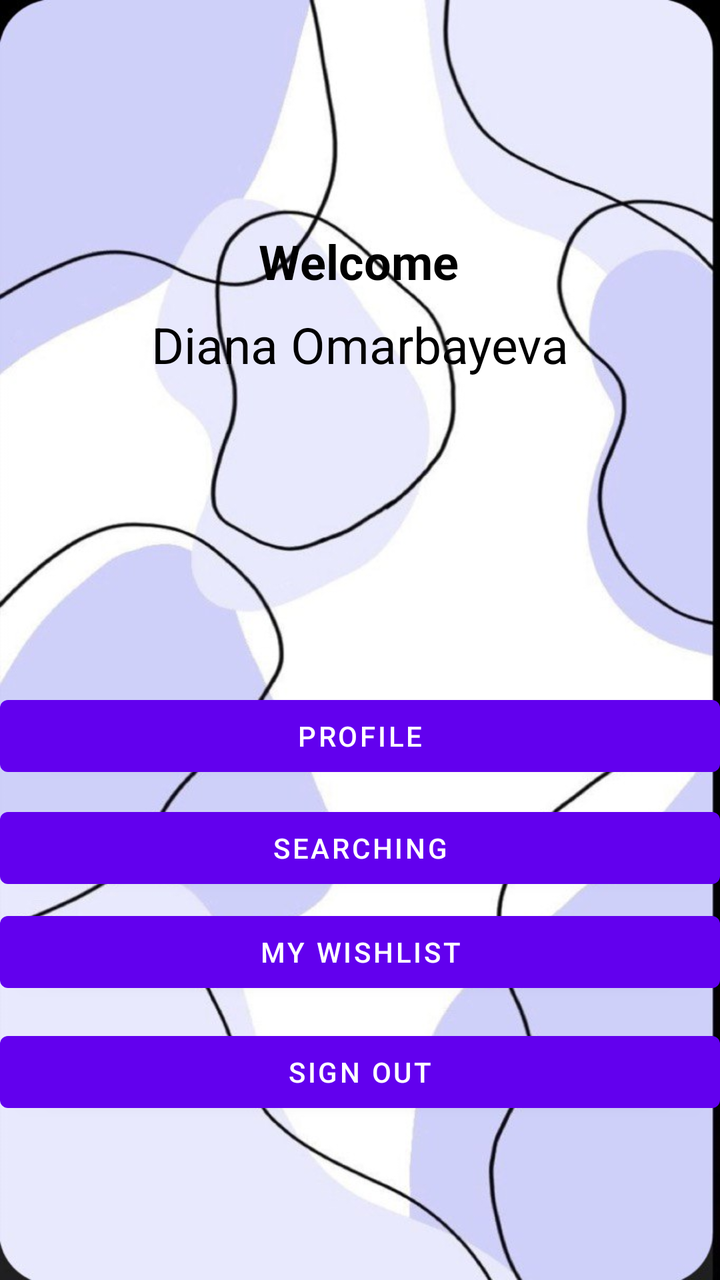
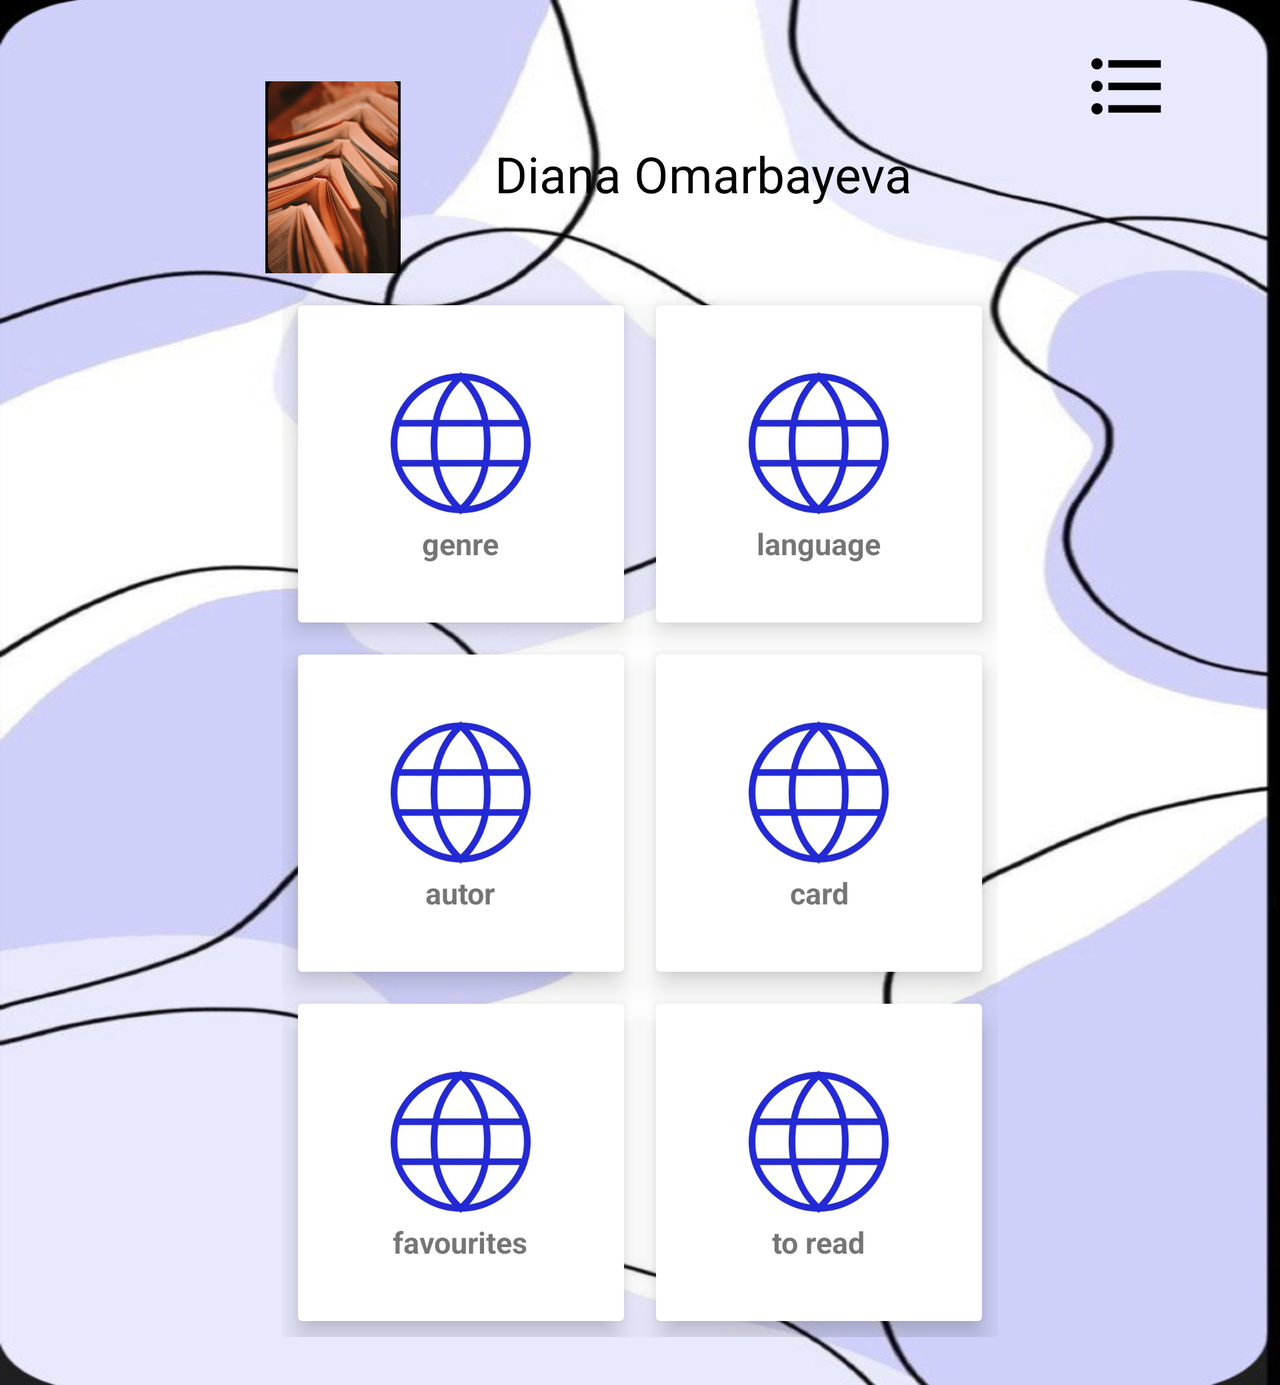

First picture: res/layout/ on a phone held upright. Second picture: the repository's own variant of that layout, on a device whose configuration matches the variant's folder. Source for both follows.
<!-- AndroidManifest.xml: application theme Theme.NewFinal -->
<!-- res/layout/options_genre.xml -->
<?xml version="1.0" encoding="utf-8"?>
<androidx.constraintlayout.widget.ConstraintLayout xmlns:android="http://schemas.android.com/apk/res/android"
    xmlns:app="http://schemas.android.com/apk/res-auto"
    xmlns:tools="http://schemas.android.com/tools"
    android:layout_width="match_parent"
    android:layout_height="match_parent"
    android:background="@drawable/photo_5391288235977719248_y"
    tools:context="com.example.newfinal.views.Options_fragment">


    <TextView
        android:id="@+id/name_user"
        android:layout_width="wrap_content"
        android:layout_height="wrap_content"
        android:layout_alignParentEnd="true"
        android:text="Diana Omarbayeva"
        android:textColor="@color/black"
        android:textSize="25sp"
        app:layout_constraintBottom_toTopOf="@+id/profil"
        app:layout_constraintEnd_toEndOf="parent"
        app:layout_constraintStart_toStartOf="parent"
        app:layout_constraintTop_toTopOf="parent"
        tools:ignore="MissingConstraints" />


    <TextView
        android:id="@+id/textView"
        android:layout_width="wrap_content"
        android:layout_height="wrap_content"
        android:text="Welcome"
        android:textColor="@color/black"
        android:textSize="24sp"
        android:textStyle="bold"
        app:layout_constraintBottom_toBottomOf="parent"
        app:layout_constraintEnd_toEndOf="parent"
        app:layout_constraintHorizontal_bias="0.498"
        app:layout_constraintStart_toStartOf="parent"
        app:layout_constraintTop_toTopOf="parent"
        app:layout_constraintVertical_bias="0.188" />

    <Button
        android:id="@+id/wishl"
        android:layout_width="match_parent"
        android:layout_height="wrap_content"
        android:layout_marginBottom="12dp"
        android:text="My wishlist"
        app:layout_constraintBottom_toTopOf="@+id/signOut"
        tools:layout_editor_absoluteX="0dp">

    </Button>

    <Button
        android:id="@+id/profil"
        android:layout_width="match_parent"
        android:layout_height="wrap_content"
        android:layout_marginBottom="8dp"
        android:text="Profile"
        app:layout_constraintBottom_toTopOf="@+id/search_but"
        tools:layout_editor_absoluteX="0dp">

    </Button>

    <Button
        android:id="@+id/signOut"
        android:layout_width="match_parent"
        android:layout_height="wrap_content"
        android:layout_marginBottom="80dp"
        android:text="Sign Out"
        app:layout_constraintBottom_toBottomOf="parent"
        tools:layout_editor_absoluteX="0dp" />

    <Button
        android:id="@+id/search_but"
        android:layout_width="match_parent"
        android:layout_height="wrap_content"
        android:layout_marginBottom="4dp"
        android:text="Searching"
        app:layout_constraintBottom_toTopOf="@+id/wishl"
        tools:layout_editor_absoluteX="0dp">

    </Button>

    

    
    
    
</androidx.constraintlayout.widget.ConstraintLayout>
<!-- resources referenced by this layout -->
<resources>
  <color name="black">#FF000000</color>
  <!-- drawable photo_5391288235977719248_y: jpg bitmap (drawable, 51084 bytes) -->
  <style name="Theme.NewFinal" parent="Theme.MaterialComponents.DayNight.NoActionBar">
          
          <item name="colorPrimary">@color/purple_500</item>
          <item name="colorPrimaryVariant">@color/purple_700</item>
          <item name="colorOnPrimary">@color/white</item>
          
          <item name="colorSecondary">@color/teal_200</item>
          <item name="colorSecondaryVariant">@color/teal_700</item>
          <item name="colorOnSecondary">@color/black</item>
          
          <item name="android:statusBarColor">?attr/colorPrimaryVariant</item>
          
  
  
      </style>
  <color name="purple_500">#FF6200EE</color>
  <color name="purple_700">#FF3700B3</color>
  <color name="white">#FFFFFFFF</color>
  <color name="teal_200">#FF03DAC5</color>
  <color name="teal_700">#FF018786</color>
</resources>
<!-- res/layout-land/options_genre.xml (the repository's variant of the layout above) -->
<!-- drawn on the phone turned sideways -->
<?xml version="1.0" encoding="utf-8"?>
<ScrollView
    xmlns:android="http://schemas.android.com/apk/res/android"
    xmlns:app="http://schemas.android.com/apk/res-auto"
    xmlns:tools="http://schemas.android.com/tools"
    android:layout_width="match_parent"
    android:layout_height="match_parent"
    >
<androidx.constraintlayout.widget.ConstraintLayout
    android:layout_width="match_parent"
    android:layout_height="wrap_content"
    android:background="@drawable/photo_5391288235977719248_y"
    tools:context="com.example.newfinal.views.Options_fragment">


    <ImageView
        android:id="@+id/avatar_user"
        android:layout_width="105dp"
        android:layout_height="96dp"
        android:layout_alignParentStart="true"
        android:layout_alignParentEnd="true"
        android:src="@drawable/photo_5390872891165360910_y"
        app:layout_constraintBottom_toTopOf="@+id/gridLayout"
        app:layout_constraintEnd_toStartOf="@+id/name_user"
        app:layout_constraintHorizontal_bias="0.802"
        app:layout_constraintStart_toStartOf="parent"
        app:layout_constraintTop_toTopOf="parent"
        app:layout_constraintVertical_bias="0.836" />

    <TextView
        android:id="@+id/name_user"
        android:layout_width="wrap_content"
        android:layout_height="wrap_content"
        android:layout_alignParentEnd="true"
        android:layout_marginEnd="184dp"
        android:text="Diana Omarbayeva"
        android:textColor="@color/black"
        android:textSize="25sp"
        app:layout_constraintBottom_toTopOf="@+id/gridLayout"
        app:layout_constraintEnd_toEndOf="parent"
        app:layout_constraintTop_toTopOf="parent"
        app:layout_constraintVertical_bias="0.63" />

    <GridLayout
        android:id="@+id/gridLayout"
        android:layout_width="358dp"
        android:layout_height="524dp"
        android:layout_below="@id/avatar_user"
        android:layout_marginBottom="24dp"
        android:columnCount="2"
        android:rowCount="3"
        app:layout_constraintBottom_toBottomOf="parent"
        app:layout_constraintEnd_toEndOf="parent"
        app:layout_constraintStart_toStartOf="parent">

        <androidx.cardview.widget.CardView
            android:id="@+id/po_genre"
            android:layout_width="wrap_content"
            android:layout_height="wrap_content"
            android:layout_row="0"
            android:layout_rowWeight="1"
            android:layout_column="1"
            android:layout_columnWeight="1"
            android:layout_gravity="fill"
            android:layout_margin="8dp"
            app:cardElevation="8dp">

            <LinearLayout

                android:layout_width="wrap_content"
                android:layout_height="wrap_content"
                android:layout_gravity="center_vertical|center_horizontal"
                android:gravity="center"
                android:orientation="vertical">

                <ImageView

                    android:layout_width="80dp"
                    android:layout_height="80dp"
                    android:src="@drawable/i" />

                <TextView
                    android:layout_width="wrap_content"
                    android:layout_height="wrap_content"
                    android:text="language"
                    android:textAlignment="center"
                    android:textSize="15sp"
                    android:textStyle="bold" />
            </LinearLayout>


        </androidx.cardview.widget.CardView>

        <androidx.cardview.widget.CardView
            android:layout_width="wrap_content"
            android:layout_height="wrap_content"
            android:layout_row="0"
            android:layout_rowWeight="1"
            android:layout_column="0"
            android:layout_columnWeight="1"
            android:layout_gravity="fill"
            android:layout_margin="8dp"
            app:cardElevation="8dp">

            <LinearLayout
                android:layout_width="wrap_content"
                android:layout_height="wrap_content"
                android:layout_gravity="center_vertical|center_horizontal"
                android:gravity="center"
                android:orientation="vertical">

                <ImageView
                    android:layout_width="80dp"
                    android:layout_height="80dp"
                    android:src="@drawable/i" />

                <TextView
                    android:layout_width="wrap_content"
                    android:layout_height="wrap_content"
                    android:text="genre"
                    android:textAlignment="center"
                    android:textSize="15sp"
                    android:textStyle="bold" />
            </LinearLayout>


        </androidx.cardview.widget.CardView>

        <androidx.cardview.widget.CardView
            android:layout_width="wrap_content"
            android:layout_height="wrap_content"
            android:layout_row="1"
            android:layout_rowWeight="1"
            android:layout_column="0"
            android:layout_columnWeight="1"
            android:layout_gravity="fill"
            android:layout_margin="8dp"
            app:cardElevation="8dp">

            <LinearLayout
                android:layout_width="wrap_content"
                android:layout_height="wrap_content"
                android:layout_gravity="center_vertical|center_horizontal"
                android:gravity="center"
                android:orientation="vertical">

                <ImageView
                    android:layout_width="80dp"
                    android:layout_height="80dp"
                    android:src="@drawable/i" />

                <TextView
                    android:layout_width="wrap_content"
                    android:layout_height="wrap_content"
                    android:text="autor"
                    android:textAlignment="center"
                    android:textSize="15sp"
                    android:textStyle="bold" />
            </LinearLayout>


        </androidx.cardview.widget.CardView>

        <androidx.cardview.widget.CardView
            android:layout_width="wrap_content"
            android:layout_height="wrap_content"
            android:layout_row="1"
            android:layout_rowWeight="1"
            android:layout_column="1"
            android:layout_columnWeight="1"
            android:layout_gravity="fill"
            android:layout_margin="8dp"
            app:cardElevation="8dp">

            <LinearLayout
                android:layout_width="wrap_content"
                android:layout_height="wrap_content"
                android:layout_gravity="center_vertical|center_horizontal"
                android:gravity="center"
                android:orientation="vertical">

                <ImageView
                    android:layout_width="80dp"
                    android:layout_height="80dp"
                    android:src="@drawable/i" />

                <TextView
                    android:layout_width="wrap_content"
                    android:layout_height="wrap_content"
                    android:text="card"
                    android:textAlignment="center"
                    android:textSize="15sp"
                    android:textStyle="bold" />
            </LinearLayout>


        </androidx.cardview.widget.CardView>

        <androidx.cardview.widget.CardView
            android:layout_width="wrap_content"
            android:layout_height="wrap_content"
            android:layout_row="2"
            android:layout_rowWeight="1"
            android:layout_column="0"
            android:layout_columnWeight="1"
            android:layout_gravity="fill"
            android:layout_margin="8dp"
            app:cardElevation="8dp">

            <LinearLayout
                android:layout_width="wrap_content"
                android:layout_height="wrap_content"
                android:layout_gravity="center_vertical|center_horizontal"
                android:gravity="center"
                android:orientation="vertical">

                <ImageView
                    android:layout_width="80dp"
                    android:layout_height="80dp"
                    android:src="@drawable/i" />

                <TextView
                    android:layout_width="wrap_content"
                    android:layout_height="wrap_content"
                    android:text="favourites"
                    android:textAlignment="center"
                    android:textSize="15sp"
                    android:textStyle="bold" />
            </LinearLayout>


        </androidx.cardview.widget.CardView>

        <androidx.cardview.widget.CardView
            android:layout_width="wrap_content"
            android:layout_height="wrap_content"
            android:layout_row="2"
            android:layout_rowWeight="0"
            android:layout_column="1"
            android:layout_columnWeight="1"
            android:layout_gravity="fill"
            android:layout_margin="8dp"
            app:cardElevation="8dp">

            <LinearLayout
                android:layout_width="wrap_content"
                android:layout_height="wrap_content"
                android:layout_gravity="center_vertical|center_horizontal"
                android:gravity="center"
                android:orientation="vertical">

                <ImageView
                    android:layout_width="80dp"
                    android:layout_height="80dp"
                    android:src="@drawable/i" />

                <TextView
                    android:layout_width="wrap_content"
                    android:layout_height="wrap_content"
                    android:text="to read"
                    android:textAlignment="center"
                    android:textSize="15sp"
                    android:textStyle="bold" />
            </LinearLayout>


        </androidx.cardview.widget.CardView>


    </GridLayout>

    <ImageView
        android:id="@+id/profil"
        android:layout_width="45dp"
        android:layout_height="54dp"
        android:layout_marginTop="16dp"
        android:src="@drawable/ic_baseline_format_list_bulleted_24"
        app:layout_constraintBottom_toTopOf="@+id/name_user"
        app:layout_constraintEnd_toEndOf="parent"
        app:layout_constraintHorizontal_bias="0.909"
        app:layout_constraintStart_toStartOf="parent"
        app:layout_constraintTop_toTopOf="parent"
        app:layout_constraintVertical_bias="0.0" />
</androidx.constraintlayout.widget.ConstraintLayout>
</ScrollView>
<!-- resources referenced by the variant -->
<!-- as the phone turned sideways resolves them -->
<resources>
  <color name="black">#FF000000</color>
  <!-- drawable i: jpg bitmap (drawable, 8250 bytes) -->
  <!-- drawable ic_baseline_format_list_bulleted_24 (drawable) -->
  <vector android:autoMirrored="true" android:height="19dp"
      android:tint="#000000" android:viewportHeight="24"
      android:viewportWidth="24" android:width="19dp" xmlns:android="http://schemas.android.com/apk/res/android">
      <path android:fillColor="@android:color/white" android:pathData="M4,10.5c-0.83,0 -1.5,0.67 -1.5,1.5s0.67,1.5 1.5,1.5 1.5,-0.67 1.5,-1.5 -0.67,-1.5 -1.5,-1.5zM4,4.5c-0.83,0 -1.5,0.67 -1.5,1.5S3.17,7.5 4,7.5 5.5,6.83 5.5,6 4.83,4.5 4,4.5zM4,16.5c-0.83,0 -1.5,0.68 -1.5,1.5s0.68,1.5 1.5,1.5 1.5,-0.68 1.5,-1.5 -0.67,-1.5 -1.5,-1.5zM7,19h14v-2L7,17v2zM7,13h14v-2L7,11v2zM7,5v2h14L21,5L7,5z"/>
  </vector>
  <!-- drawable photo_5390872891165360910_y: jpg bitmap (drawable-v24, 77310 bytes) -->
  <!-- drawable photo_5391288235977719248_y: jpg bitmap (drawable, 51084 bytes) -->
  <style name="Theme.NewFinal" parent="Theme.MaterialComponents.DayNight.NoActionBar">
          
          <item name="colorPrimary">@color/purple_500</item>
          <item name="colorPrimaryVariant">@color/purple_700</item>
          <item name="colorOnPrimary">@color/white</item>
          
          <item name="colorSecondary">@color/teal_200</item>
          <item name="colorSecondaryVariant">@color/teal_700</item>
          <item name="colorOnSecondary">@color/black</item>
          
          <item name="android:statusBarColor">?attr/colorPrimaryVariant</item>
          
  
  
      </style>
  <color name="purple_500">#FF6200EE</color>
  <color name="purple_700">#FF3700B3</color>
  <color name="white">#FFFFFFFF</color>
  <color name="teal_200">#FF03DAC5</color>
  <color name="teal_700">#FF018786</color>
</resources>
